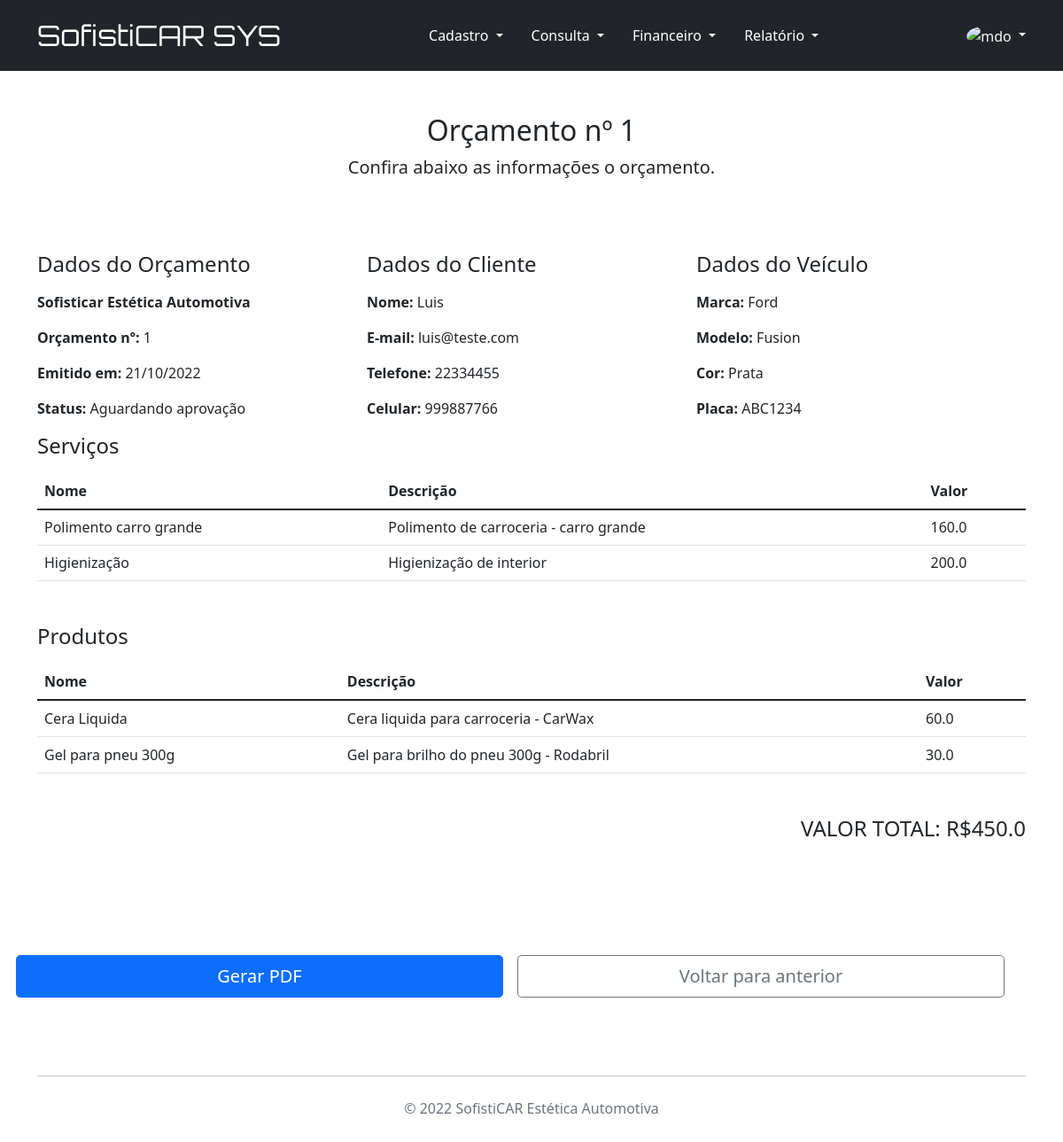
Screenshot of /info_orcamentos/1 with the database file from the repository.
### cadastro_clientes.py (models this page shows, shortened)
class Orcamento(db.Model):
    __tablename__ = "orcamento"
    id = db.Column(db.Integer, primary_key=True, autoincrement=True)
    data = db.Column(db.DateTime, default=datetime.datetime.now)
    veiculo_id = db.Column(db.Integer, db.ForeignKey('veiculos.ID'))
    veiculo = relationship('Veiculo', backref="orcamento")
    servico_id = db.Column(db.JSON, db.ForeignKey('servicos.ID'))
    servico = relationship('Servico')
    produto_id = db.Column(db.JSON, db.ForeignKey('produtos.ID'))
    produto = relationship('Produto')
    def retorna_valor(self, servico_id, produto_id):
        valor_total = 0
        for serv in servico_id:
            for item in servico_id[serv]:
                servico = Servico.query.get(item)
                valor_total += servico.valor
        for prod in produto_id:
            for item in produto_id[prod]:
                produto = Produto.query.get(item)
                valor_total += produto.valor
        return valor_total

class Cliente(db.Model):
    __tablename__ = 'clientes'
    id = db.Column('ID', db.Integer, primary_key=True, autoincrement=True)
    nome = db.Column('Nome', db.String(150), nullable=False)
    email = db.Column('Email', db.String(150), nullable=False)
    telefone = db.Column('Telefone', db.String(150), nullable=False)
    celular = db.Column('Celular', db.String(150), nullable=False)
    veiculos = relationship(Veiculo, backref="clientes")

class Veiculo(db.Model):
    __tablename__ = 'veiculos'
    id = db.Column('ID', db.Integer, primary_key=True, autoincrement=True)
    marca = db.Column('Marca', db.String(150), nullable=False)
    modelo = db.Column('Modelo', db.String(150), nullable=False)
    cor = db.Column('Cor', db.String(150), nullable=False)
    placa = db.Column('Placa', db.String(150), nullable=False)
    cliente_id = db.Column(db.Integer, db.ForeignKey('clientes.ID'))
    cliente = relationship('Cliente')
    orcamentos = relationship(Orcamento, backref="veiculos")

class Servico(db.Model):
    __tablename__ = 'servicos'
    id = db.Column('ID', db.Integer, primary_key=True, autoincrement=True)
    nome = db.Column('Nome', db.String(150), nullable=False)
    descricao = db.Column('Descricao', db.String(250), nullable=False)
    valor = db.Column('Valor', db.Float, nullable=False)
    orcamentos = relationship(Orcamento, backref="servicos")

class Produto(db.Model):
    __tablename__ = 'produtos'
    id = db.Column('ID', db.Integer, primary_key=True, autoincrement=True)
    nome = db.Column('Nome', db.String(150), nullable=False)
    descricao = db.Column('Descricao', db.String(250), nullable=False)
    valor = db.Column('Valor', db.Float, nullable=False)
    orcamentos = relationship(Orcamento, backref="produtos")

### cadastro_clientes.py (the view)
@app.route('/info_orcamentos/<int:id>')
def info_orcamento(id):
    orcamento = Orcamento.query.get(id)
    veiculo = Veiculo.query.get(orcamento.veiculo_id)
    cliente = Cliente.query.get(veiculo.cliente_id)
    servico = Servico.query.all()
    produto = Produto.query.all()
    valor_total = orcamento.retorna_valor(
        orcamento.servico_id, orcamento.produto_id)
    return render_template('info_orcamentos.html', cliente=cliente, veiculo=veiculo, orcamento=orcamento, servico=servico, produto=produto, valor_total=valor_total)

### templates/info_orcamentos.html (shortened to what this page needs)
{% extends "base.html" %}
{% block conteudo %}
<main class="container">
    <div class="py-5 text-center">
        <h2>Orçamento nº {{ orcamento.id }}</h2>
        <p class="lead">Confira abaixo as informações o orçamento.</p>
    </div>
    <div class="row g-5">
        <div class="col-12">
            <div class="col-12 d-flex">
                <div class="col-4 mt-3">
                    <h4 class="mb-3">Dados do Orçamento</h4>
                    <p><strong>Sofisticar Estética Automotiva</strong></p>
                    <p><strong>Orçamento nº: </strong>{{orcamento.id}}</p>
                    <p><strong>Emitido em: </strong>{{orcamento.data.day}}/{{orcamento.data.month}}/{{orcamento.data.year}}</p>
                    <p><strong>Status: </strong>Aguardando aprovação</p>
                </div>
                <div class="col-4 mt-3">
                    <h4 class="mb-3">Dados do Cliente</h4>
                    <p><strong>Nome: </strong>{{cliente.nome}}</p>
                    <p><strong>E-mail: </strong>{{cliente.email}}</p>
                    <p><strong>Telefone: </strong>{{cliente.telefone}}</p>
                    <p><strong>Celular: </strong>{{cliente.celular}}</p>
                </div>
                <div class="col-4 mt-3">
                    <h4 class="mb-3">Dados do Veículo</h4>
                    <p><strong>Marca: </strong>{{veiculo.marca}}</p>
                    <p><strong>Modelo: </strong>{{veiculo.modelo}}</p>
                    <p><strong>Cor: </strong>{{veiculo.cor}}</p>
                    <p><strong>Placa: </strong>{{veiculo.placa}}</p>
                </div>
            </div>
            {% if orcamento.servico_id != {} %}
                <table class="table">
                    <h4 class="mb-3">Serviços</h4>
                    <thead class="col-12">
                        <th>Nome</th>
                        <th>Descrição</th>
                        <th>Valor</th>
                    </thead>
                    <tbody class="col-12">
                        {% for serv in servico %}
                        <tr>
                            {% for item in orcamento.servico_id %}
                                {% for elemento in orcamento.servico_id[item] %}
                                        {% if elemento | float == serv.id | float %}
                                            <td>{{ serv.nome }}</td>
                                            <td>{{ serv.descricao }}</td>
                                            <td>{{ serv.valor }}</td>
                                        {% endif %}
                                {% endfor %}
                            {% endfor %}
                        </tr>
                        {% endfor %}
                    </tbody>
                </table>
            {% endif %}
            {% if orcamento.produto_id != {} %}
                <table class="table">
                    <h4 class="mb-3">Produtos</h4>
                    <thead class="col-12">
                        <th>Nome</th>
                        <th>Descrição</th>
                        <th>Valor</th>
                    </thead>
                    <tbody class="col-12">
                        {% for prod in produto %}
                        <tr>
                            {% for item in orcamento.produto_id %}
                                {% for elemento in orcamento.produto_id[item] %}
                                        {% if elemento | float == prod.id | float %}
                                            <td>{{ prod.nome }}</td>
                                            <td>{{ prod.descricao }}</td>
                                            <td>{{ prod.valor }}</td>
                                        {% endif %}
                                {% endfor %}
                            {% endfor %}
                        </tr>
                        {% endfor %}
                    </tbody>
                </table>
            {% endif %}
            <dic class="col-12">
                <h4 class="text-end">VALOR TOTAL: R${{valor_total}}</h4>
            </div>
            <div class="row g-5 p-3">
                <div class="col-md-12 col-lg-6 p-2">
                    <a href="#">
                        <button class="w-100 btn btn-primary btn-lg" type="submit">
                            Gerar PDF
                        </button>
                    </a>
                </div>
                <div class="col-md-12 col-lg-6 p-2">
                    <button class="w-100 btn btn-outline-secondary btn-lg" type="submit" name="return" onclick="history.back()">
                        Voltar para anterior
                    </button>
                </div>
            </div>
        </div>
    </div>
{% endblock %}

### templates/base.html (shortened to what this page needs)
<!DOCTYPE html>
<html lang="pt-BR">
<head>
    {% block head %}
    <link rel="stylesheet" type="text/css" href="C:\Users\Luis\Desktop\ADS\Sofisticar\app\static\css\style.css">
    <link href="https://cdn.jsdelivr.net/npm/bootstrap@5.1.3/dist/css/bootstrap.min.css" rel="stylesheet">
    {% endblock %}
</head>
<body>
    {% block menu_superior %}
    <header class="p-3 bg-dark text-white">
        <div class="container">
            <div class="d-flex flex-wrap align-items-center justify-content-center justify-content-lg-start">
                <a href="/" class="d-flex align-items-center my-2 my-lg-0 me-lg-auto text-white text-decoration-none" style="font-family: 'Orbitron', sans-serif; color: orange; font-size: 2em;">
                    SofistiCAR SYS
                </a>
                <ul class="nav col-12 col-lg-auto me-lg-auto mb-2 justify-content-center mb-md-0">
                <li>
                    <li>
                        <li class="nav-item dropdown">
                            <a class="nav-link dropdown-toggle text-white" href="#" id="navbarScrollingDropdown" role="button" data-bs-toggle="dropdown" aria-expanded="false">
                                Cadastro
                            </a>
                        </li>
                    </li>
                    <li class="nav-item dropdown text-white">
                        <a class="nav-link dropdown-toggle text-white" href="#" id="navbarScrollingDropdown" role="button" data-bs-toggle="dropdown" aria-expanded="false">
                            Consulta
                        </a>
                    </li>
                </li>
                <li>
                    <li class="nav-item dropdown">
                        <a class="nav-link dropdown-toggle text-white" href="#" id="navbarScrollingDropdown" role="button" data-bs-toggle="dropdown" aria-expanded="false">
                            Financeiro
                        </a>
                    </li>
                </li>
                <li>
                    <li class="nav-item dropdown">
                        <a class="nav-link dropdown-toggle text-white" href="#" id="navbarScrollingDropdown" role="button" data-bs-toggle="dropdown" aria-expanded="false">
                            Relatório
                        </a>
                    </li>
                </li>
                </ul>
                <div class="text-end">
                    <div class="flex-shrink-0 dropdown">
                        <a href="#" class="d-block link-light text-decoration-none dropdown-toggle" id="dropdownUser2" data-bs-toggle="dropdown" aria-expanded="false">
                            <img src="https://github.com/mdo.png" alt="mdo" width="32" height="32" class="rounded-circle">
                        </a>
                    </div>
                </div>
            </div>
        </div>
    </header>
    {% endblock %}
    <div id="content">{% block conteudo %}{% endblock %}</div>
    <div id="footer">
        {% block footer %}
        <div class="container">
            <footer class="py-3 my-4">
                <hr class="my-4">
                <p class="text-center text-muted ">© 2022 SofistiCAR Estética Automotiva</p>
            </footer>
        </div>
        {% endblock %}
    </div>
</body>
</html>

### rows the page displays
Orcamento: id "1", data.day "21", data.month "10", data.year "2022"
Cliente: nome "Luis", email "luis@teste.com", telefone "22334455", celular "999887766"
Veiculo: marca "Ford", modelo "Fusion", cor "Prata", placa "ABC1234"
Servico: nome "Polimento carro grande", descricao "Polimento de carroceria - carro grande", valor "160.0"
Servico: nome "Higienização", descricao "Higienização de interior", valor "200.0"
Produto: nome "Cera Liquida", descricao "Cera liquida para carroceria - CarWax", valor "60.0"
Produto: nome "Gel para pneu 300g", descricao "Gel para brilho do pneu 300g - Rodabril", valor "30.0"

### other values shown
{{ valor_total }} "450.0"
